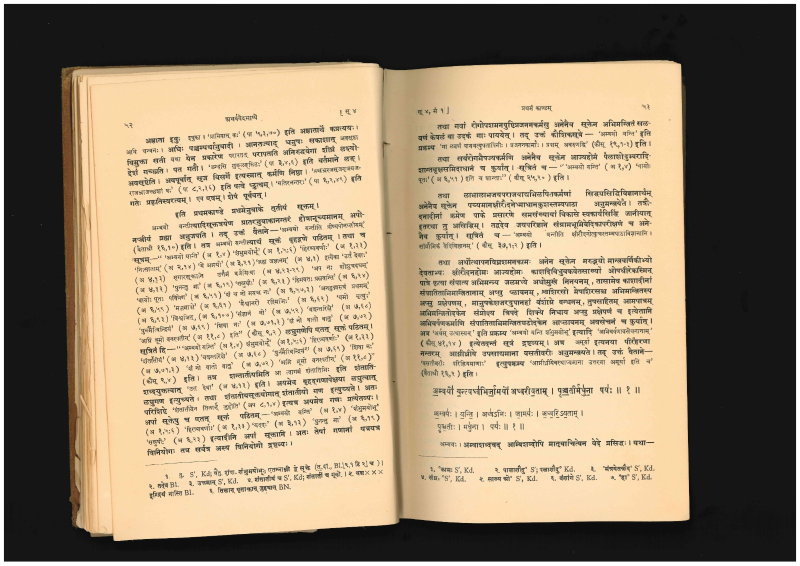
#> input picture arhan_ocr_task/images/sample input images/cropImg.jpeg, 1600 x 1131 px, found by its file name (shown at 1/2 size)
$ python cropping.py
#> lines starting #> are read from the running program, lines starting #| are printed output that depends on the picture
import cv2 as cv

img = cv.imread("/Users/arhan.sheth/Documents/Codes/DX/Basics/dx_opencvInitial/arhan_ocr_task/images/sample input images/cropImg.jpeg")
#> img is the input picture: shape (1131, 1600, 3); mean B, G, R 113.9, 138.7, 155.9
grayimg = cv.cvtColor(img, cv.COLOR_BGR2GRAY)
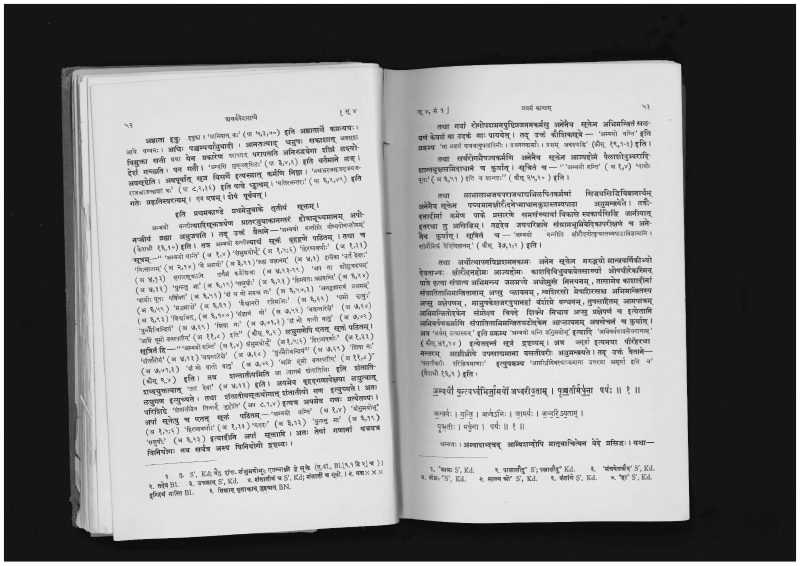
#> grayimg: shape (1131, 1600) (shown at 1/2 size); min 3, max 255, mean 141
print(grayimg.shape)
#| (1131, 1600)

img1 = img[130:1080, 110:800]
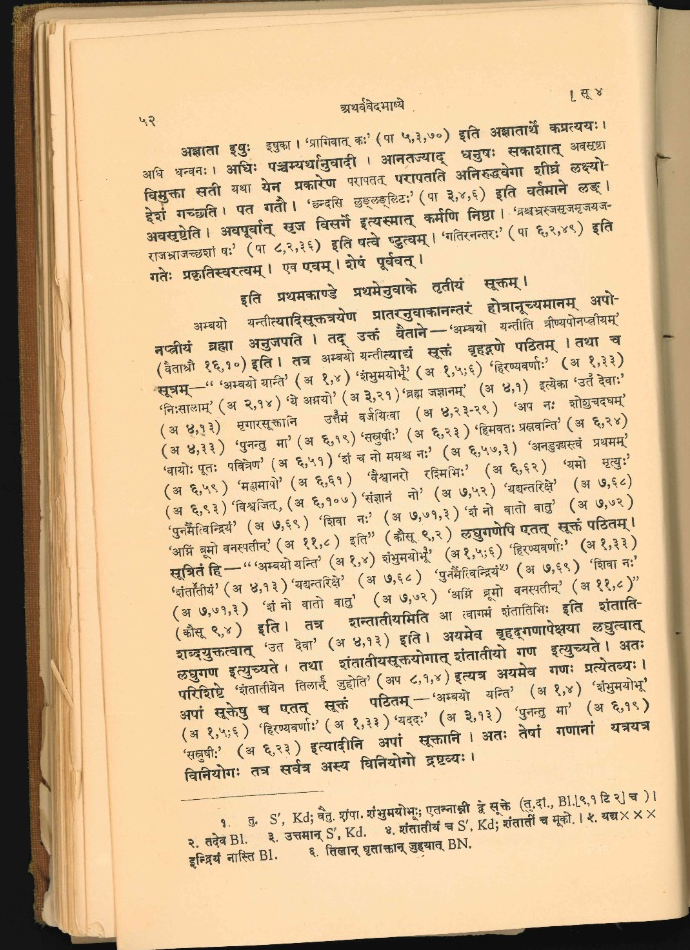
#> img1: shape (950, 690, 3); mean B, G, R 151.4, 189.2, 215.8
img2 = img[130:1050, 800:1380]
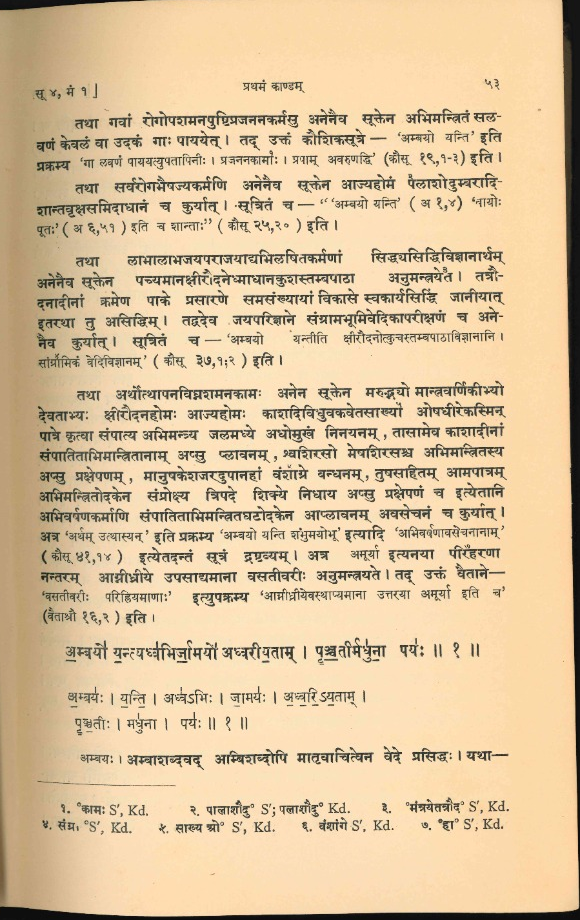
#> img2: shape (920, 580, 3); mean B, G, R 156.9, 194.3, 219.7

cv.imwrite("ocr/image_1.png", img1)
cv.imwrite("ocr/image_2.png", img2)
cv.imshow("Image 1", img1)
cv.imshow("Image 2", img2)
cv.imshow("Original", img)
cv.waitKey(0)
cv.destroyAllWindows()

$ run again, with arhan_ocr_task/images/sample input images/WhatsApp Image 2024-06-08 at 5.59.11 PM (1).jpeg copied over arhan_ocr_task/images/sample input images/cropImg.jpeg
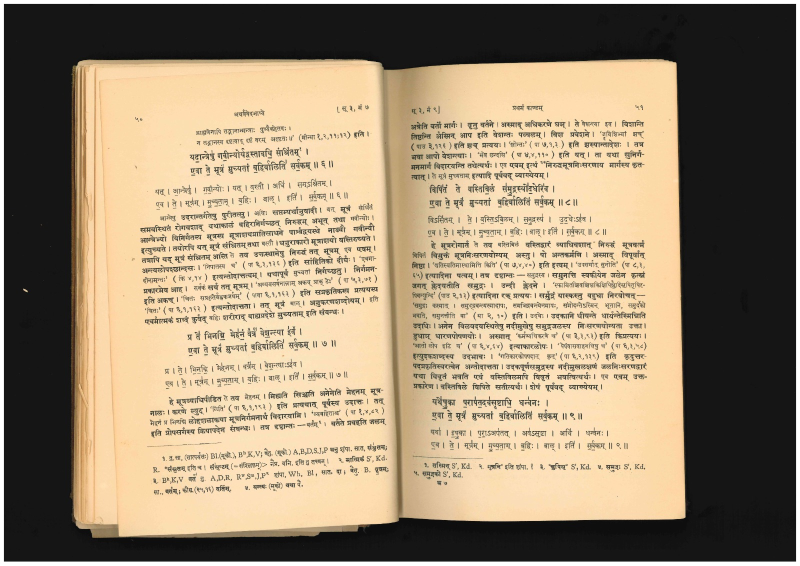
#> input picture arhan_ocr_task/images/sample input images/WhatsApp Image 2024-06-08 at 5.59.11 PM (1).jpeg, 1600 x 1131 px, found by its file name (shown at 1/2 size)
#> img is the input picture: shape (1131, 1600, 3); mean B, G, R 113.8, 139.1, 156.3
#| (1131, 1600)
#> `img1 = img[130:1080, 110:800]`:
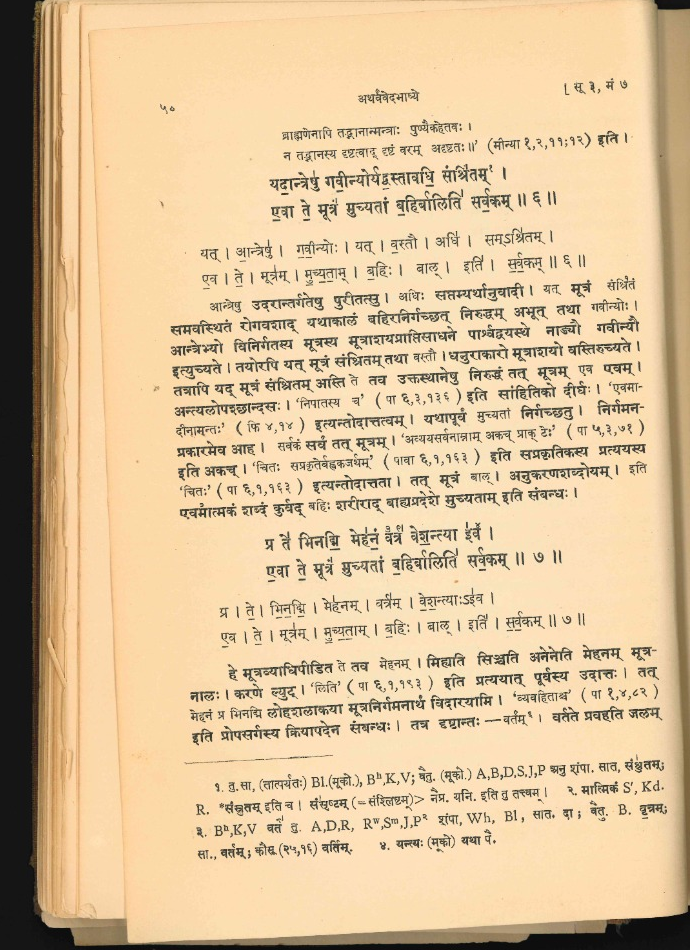
#> img1: shape (950, 690, 3); mean B, G, R 152.5, 190.9, 217.3
#> `img2 = img[130:1050, 800:1380]`:
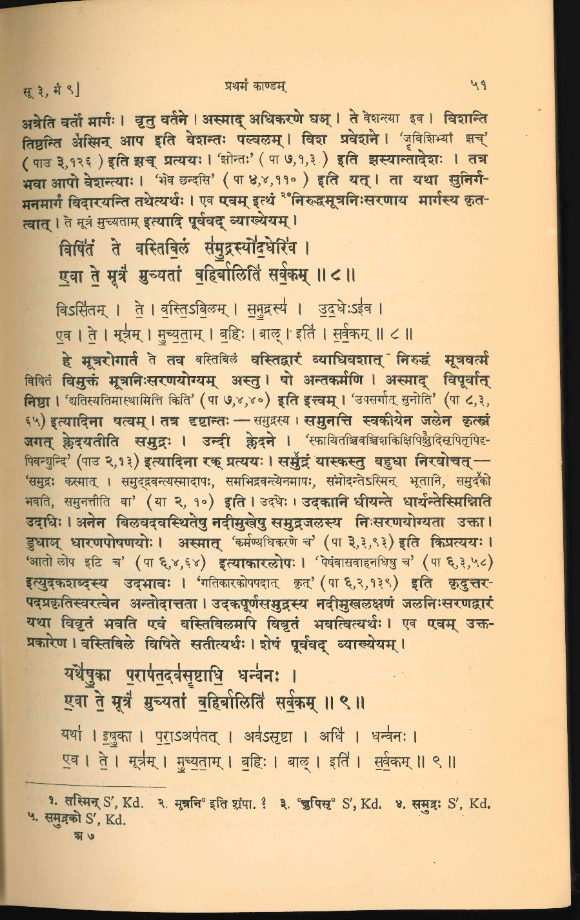
#> img2: shape (920, 580, 3); mean B, G, R 154, 191.8, 217.2
